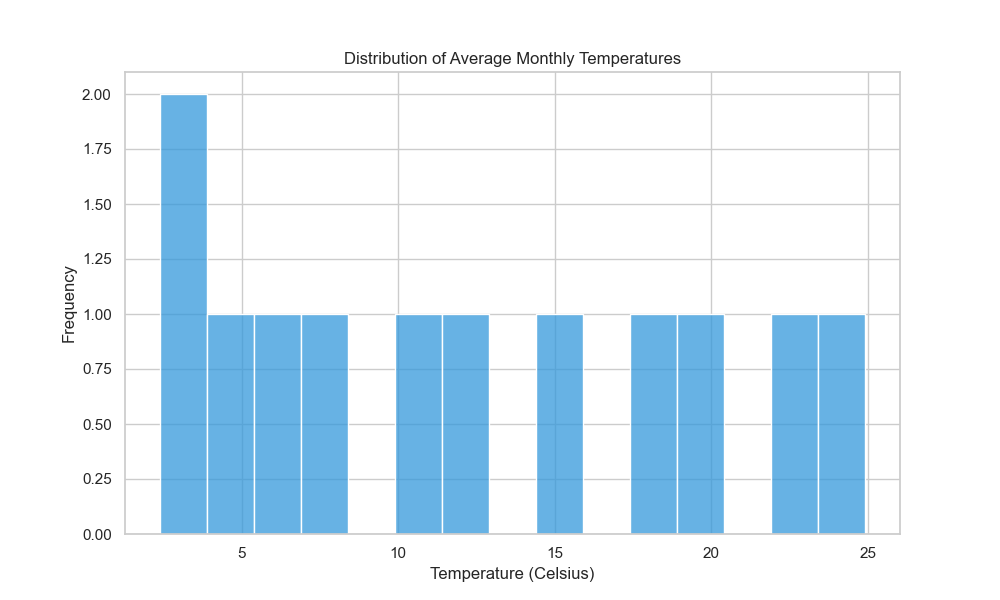

The script that drew this image:

import seaborn as sns
import matplotlib.pyplot as plt

# Data points
data = {
    "Average_Monthly_Temperature": [2.4, 3.1, 7.2, 10.3, 15.6, 20.1, 23.8, 22.7, 17.9, 12.5, 6.2, 3.9]
}

# Create DataFrame
import pandas as pd
df = pd.DataFrame(data)

# Set style
sns.set_style('whitegrid')

# Increase the figure size and adjust histogram width (bin width)
plt.figure(figsize=(10, 6))
sns.histplot(df['Average_Monthly_Temperature'], color="#3498db", binwidth=1.5)

# Tweak the title and labels
plt.title('Distribution of Average Monthly Temperatures')
plt.xlabel('Temperature (Celsius)')
plt.ylabel('Frequency')

# Visualize the plot
plt.show()
